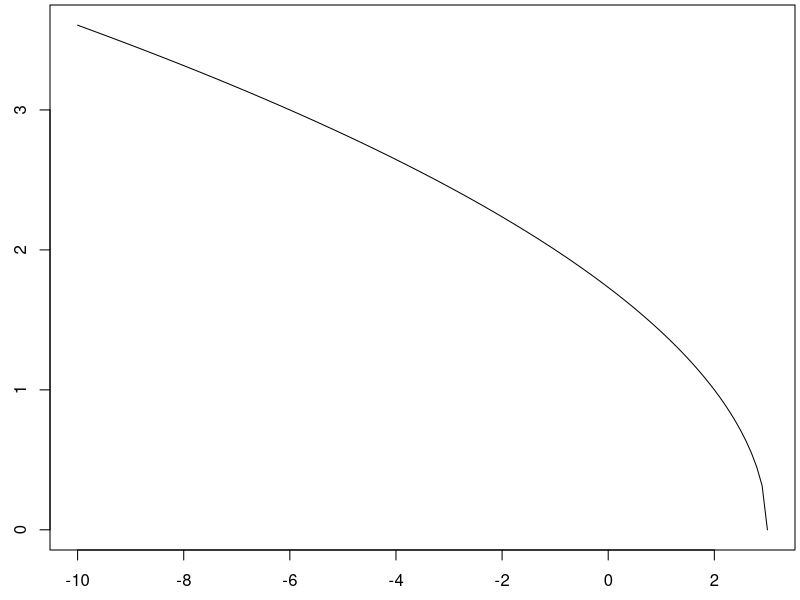
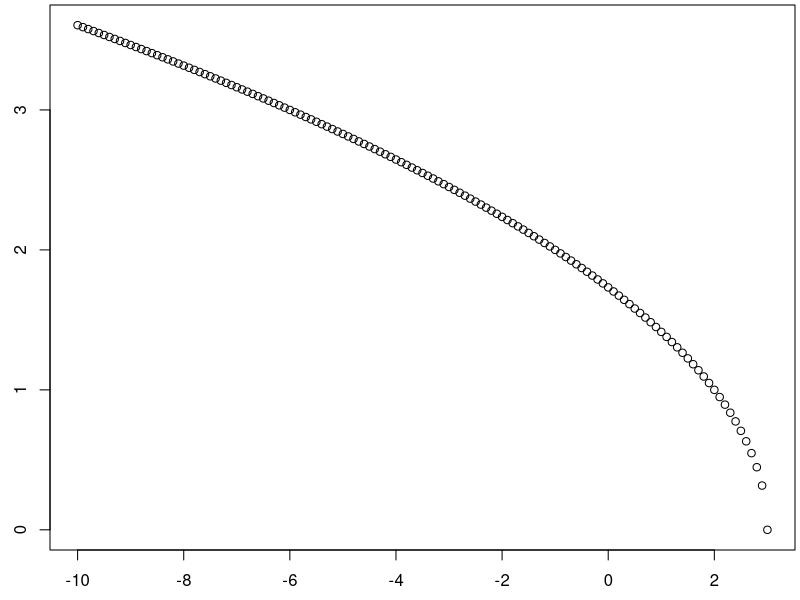

Generate these figures, in order, with R: (Note: this script raises an error after producing the figures.)
f <- function(x){x^2}

rm(list=ls())

f1 <- function(x){
  sqrt(3-x)
}

f1(3)
f1(0)
f1(-100)
f1(10)

x <- seq(-10,3,0.1)

par(mar=c(2.5,2.5,0.25,0.25))
plot(x,f1(x),type='l')
plot(x,f1(x))

f.c1 <- function(x){
  4
}
f.c1(seq(1,100,1))
f.c1(-2)
f.c1(-1)
f.c1(0)
f.c1(1)
f.c1(2)

x <- seq(-6,6,2)
x
f.c1(x)

f.c2 <- function(x){
  4 + 0*x
}
f.c2(seq(1,100,1))
f.c2(-2)
f.c2(-1)
f.c2(0)
f.c2(1)
f.c2(2)

f.c2(x)
f.c1(x)

x <- seq(-10,10,1)
x
par(mar=c(2.5,2.5,0.25,0.25))
plot(x,f.c1(x),type='l')

par(mar=c(2.5,2.5,0.25,0.25))
plot(x,f.c2(x),type='l')


f.quad <- function(x,a=1,b=0,c=0){
  a*x^2 + b*x + c
}

f.quad(-2)
f.quad(-2,c=3,a=2,b=-3)
f.quad(-2,a=3,b=2,c=-3)
f.quad(-2,3,2,-3)
f.quad(-1)
f.quad(0)
f.quad(1)
f.quad(2)

x <- seq(-2,2,0.1)

par(mar=c(2.5,2.5,0.25,0.25))
plot(x,f.quad(x),type='l')



f.quad1 <- function(x,a=1,b=0,c=0){
  a*x^2 + b*x + c
}

f.quad2 <- function(x,a,b,c){
  a*x^2 + b*x + c
}

f.quad1(1/2)
f.quad2(1/2)

f.quad1(0,1,2,7)
f.quad2(0,1,2,7)

f.quad1(-1/3)
f.quad2(-1/3,1,0,0)



x <- seq(-2,2,0.1)

par(mar=c(2.5,2.5,0.25,0.25))
plot(x,f.quad1(x,1,2,3),type='l')
plot(x,f.quad2(x,1,2,3),type='l')
